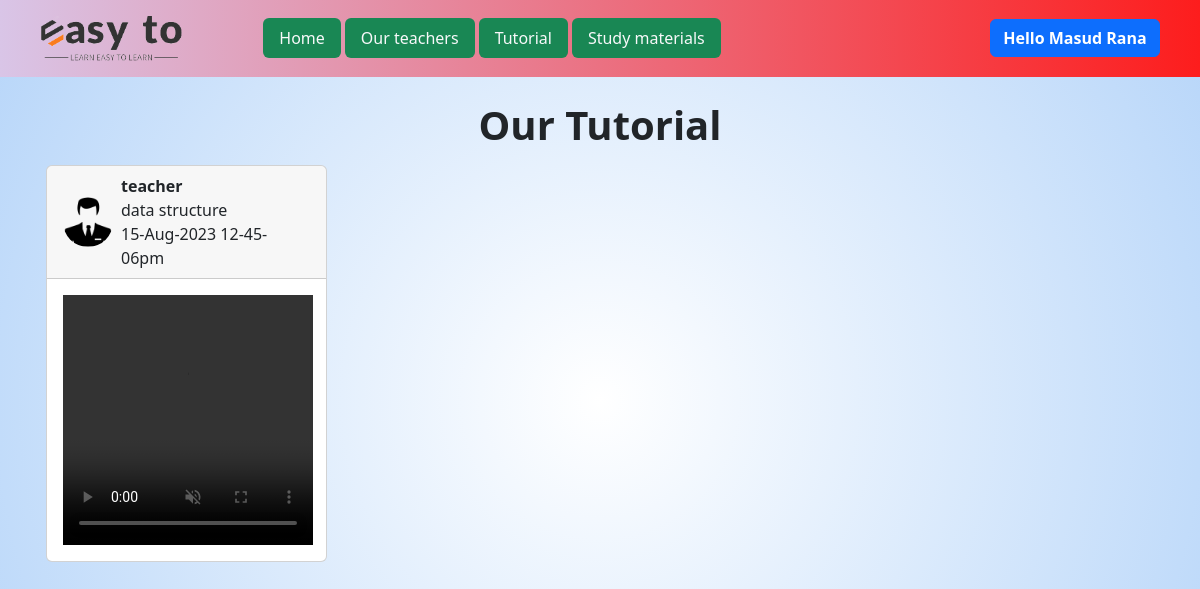
/tutorial.php (signed in), run on the app's committed database.
### tables this page shows
CREATE TABLE `tutorials` (
  `id` int(11) NOT NULL,
  `author_name` varchar(255) DEFAULT NULL,
  `author_img` varchar(255) DEFAULT NULL,
  `email` varchar(20) NOT NULL,
  `upload_date` varchar(255) DEFAULT NULL,
  `video_link` varchar(255) DEFAULT NULL,
  `course_name` varchar(255) DEFAULT NULL,
  `materials` varchar(20) NOT NULL,
  `description` varchar(255) NOT NULL,
  `title` varchar(25) NOT NULL
);

### tutorial.php (the view)
<?php include 'header.inc.php'; ?>
<div class="container mb-2 p-2 mt-2">
    <div class="row">
        <h1 class="fw-bold mb-2 mt-2 text-center">Our Tutorial</h1>
        <div class="col-12 d-flex align-items-center justify-content-between flex-wrap">
        <?php
            $query="SELECT * from tutorials";
            $run=mysqli_query($con,$query) or die("Tutorial query failed");
            if(mysqli_num_rows($run)>0){
                while($data=mysqli_fetch_assoc($run)){
                ?>
            <div class="m-2 col-3 card">
                <div class="card-header d-flex align-items-center ">
                    <img src="assets/<?php echo $data['author_img'] ?>" class="rounded">
                    <div class="info ms-2 d-flex align-items-center flex-column">
                        <strong><?php echo $data['author_name'] ?></strong>
                        <p class="m-0"><?php echo $data['course_name'] ?></p>
                        <span><?php echo $data['upload_date'] ?></span>
                    </div>
                </div>
                <div class="card-body">
                    <video muted controls width="250px" height="250px">
                        <source src="assets/user_upload/<?php echo $data['video_link'] ?>" type="video/mp4">
                    </video>
                </div>
            </div>
        <?php
                }
            }
        ?>
        </div>
    </div>
</div>
<?php include 'footer.inc.php'; ?>

### css/style.css (style rules this page uses)
.info { display: block !important; top: 57px; }
.card-header img { width: 50px; border-radius: 50% !important; height: 50px; }
body { background: radial-gradient(circle, rgba(255,255,255,1) 0%, rgba(182,213,249,1) 100%); }

### data on the page
tutorials: author_img (picture), author_name "teacher", course_name "data structure", upload_date "15-Aug-2023 12-45-06pm"

### other printed values
$_SESSION['name'] "Masud Rana"
